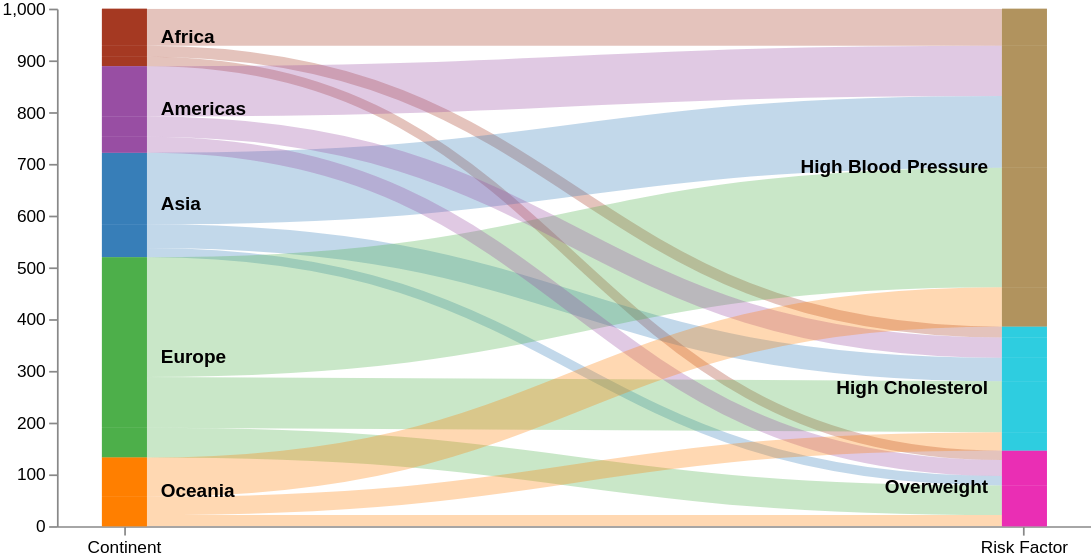

The specification (Vega-Lite) saved for this image:
### Vega specification from a JSON file in a GitHub repository (floating-point values rounded to 4 significant figures)
{"$schema": "https://vega.github.io/schema/vega/v5.2.json", "height": 300, "width": 600, "data": [{"name": "rawData", "values": [{"key": {"stk1": "Africa", "stk2": "Overweight"}, "doc_count": 18.47}, {"key": {"stk1": "Africa", "stk2": "High Cholesterol"}, "doc_count": 21.34}, {"key": {"stk1": "Africa", "stk2": "High Blood Pressure"}, "doc_count": 71.8}, {"key": {"stk1": "Asia", "stk2": "Overweight"}, "doc_count": 18.18}, {"key": {"stk1": "Asia", "stk2": "High Cholesterol"}, "doc_count": 45.59}, {"key": {"stk1": "Asia", "stk2": "High Blood Pressure"}, "doc_count": 138.5}, {"key": {"stk1": "Europe", "stk2": "Overweight"}, "doc_count": 57.43}, {"key": {"stk1": "Europe", "stk2": "High Cholesterol"}, "doc_count": 98.45}, {"key": {"stk1": "Europe", "stk2": "High Blood Pressure"}, "doc_count": 231.4}, {"key": {"stk1": "Americas", "stk2": "Overweight"}, "doc_count": 30.86}, {"key": {"stk1": "Americas", "stk2": "High Cholesterol"}, "doc_count": 39.15}, {"key": {"stk1": "Americas", "stk2": "High Blood Pressure"}, "doc_count": 97.32}, {"key": {"stk1": "Oceania", "stk2": "Overweight"}, "doc_count": 21.37}, {"key": {"stk1": "Oceania", "stk2": "High Cholesterol"}, "doc_count": 35.42}, {"key": {"stk1": "Oceania", "stk2": "High Blood Pressure"}, "doc_count": 76.09}], "transform": [{"type": "formula", "expr": "datum.key.stk1", "as": "stk1"}, {"type": "formula", "expr": "datum.key.stk2", "as": "stk2"}, {"type": "formula", "expr": "datum.doc_count", "as": "size"}]}, {"name": "nodes", "source": "rawData", "transform": [{"type": "filter", "expr": "!groupSelector || groupSelector.stk1 == datum.stk1 || groupSelector.stk2 == datum.stk2"}, {"type": "formula", "expr": "datum.stk1+datum.stk2", "as": "key"}, {"type": "fold", "fields": ["stk1", "stk2"], "as": ["stack", "grpId"]}, {"type": "formula", "expr": "datum.stack == 'stk1' ? datum.stk1+' '+datum.stk2 : datum.stk2+' '+datum.stk1", "as": "sortField"}, {"type": "stack", "groupby": ["stack"], "sort": {"field": "sortField", "order": "descending"}, "field": "size"}, {"type": "formula", "expr": "(datum.y0+datum.y1)/2", "as": "yc"}]}, {"name": "groups", "source": "nodes", "transform": [{"type": "aggregate", "groupby": ["stack", "grpId"], "fields": ["size"], "ops": ["sum"], "as": ["total"]}, {"type": "stack", "groupby": ["stack"], "sort": {"field": "grpId", "order": "descending"}, "field": "total"}, {"type": "formula", "expr": "scale('y', datum.y0)", "as": "scaledY0"}, {"type": "formula", "expr": "scale('y', datum.y1)", "as": "scaledY1"}, {"type": "formula", "expr": "datum.stack == 'stk1'", "as": "rightLabel"}, {"type": "formula", "expr": "datum.total/domain('y')[1]", "as": "percentage"}]}, {"name": "destinationNodes", "source": "nodes", "transform": [{"type": "filter", "expr": "datum.stack == 'stk2'"}]}, {"name": "edges", "source": "nodes", "transform": [{"type": "filter", "expr": "datum.stack == 'stk1'"}, {"type": "lookup", "from": "destinationNodes", "key": "key", "fields": ["key"], "as": ["target"]}, {"type": "linkpath", "orient": "horizontal", "shape": "diagonal", "sourceY": {"expr": "scale('y', datum.yc)"}, "sourceX": {"expr": "scale('x', 'stk1') + bandwidth('x')"}, "targetY": {"expr": "scale('y', datum.target.yc)"}, "targetX": {"expr": "scale('x', 'stk2')"}}, {"type": "formula", "expr": "range('y')[0]-scale('y', datum.size)", "as": "strokeWidth"}, {"type": "formula", "expr": "datum.size/domain('y')[1]", "as": "percentage"}]}], "scales": [{"name": "x", "type": "band", "range": "width", "domain": ["stk1", "stk2"], "paddingOuter": 0.05, "paddingInner": 0.95}, {"name": "y", "type": "linear", "range": "height", "domain": {"data": "nodes", "field": "y1"}}, {"name": "color", "type": "ordinal", "range": ["#a53922", "#377eb8", "#4daf4a", "#984ea3", "#ff7f00"], "domain": {"data": "rawData", "field": "stk1"}}, {"name": "color2", "type": "ordinal", "range": ["#ea2eb4", "#2ecde0", "#b1935e"], "domain": {"data": "rawData", "field": "stk2"}}, {"name": "stackNames", "type": "ordinal", "range": ["Continent", "Risk Factor"], "domain": ["stk1", "stk2"]}], "axes": [{"orient": "bottom", "scale": "x", "encode": {"labels": {"update": {"text": {"scale": "stackNames", "field": "value"}}}}}, {"orient": "left", "scale": "y"}], "marks": [{"type": "path", "name": "edgeMark", "from": {"data": "edges"}, "clip": true, "encode": {"update": {"stroke": [{"test": "groupSelector && groupSelector.stack=='stk1'", "scale": "color", "field": "stk2"}, {"scale": "color", "field": "stk1"}], "strokeWidth": {"field": "strokeWidth"}, "path": {"field": "path"}, "strokeOpacity": {"signal": "!groupSelector && (groupHover.stk1 == datum.stk1 || groupHover.stk2 == datum.stk2) ? 0.9 : 0.3"}, "zindex": {"signal": "!groupSelector && (groupHover.stk1 == datum.stk1 || groupHover.stk2 == datum.stk2) ? 1 : 0"}, "tooltip": {"signal": "{'Continent: ': datum.stk1, 'Risk Factor: ': datum.stk2, 'Death Rate (per 100,000 Population): ': format(datum.size, ',.2f')}"}}, "hover": {"strokeOpacity": {"value": 1}}}}, {"type": "rect", "name": "groupMark", "from": {"data": "groups"}, "encode": {"enter": {"fill": [{"test": "datum.stack == 'stk1'", "scale": "color", "field": "grpId"}, {"test": "datum.stack == 'stk2'", "scale": "color2", "field": "grpId"}], "width": {"scale": "x", "band": 1}}, "update": {"x": {"scale": "x", "field": "stack"}, "y": {"field": "scaledY0"}, "y2": {"field": "scaledY1"}, "fillOpacity": {"value": 0.6}, "tooltip": {"signal": "datum.grpId + '   ' + format(datum.total, ',.0f') + '   (' + format(datum.percentage, '.1%') + ')'"}}, "hover": {"fillOpacity": {"value": 1}}}}, {"type": "text", "from": {"data": "groups"}, "interactive": false, "encode": {"update": {"x": {"signal": "scale('x', datum.stack) + (datum.rightLabel ? bandwidth('x') + 8 : -8)"}, "yc": {"signal": "(datum.scaledY0 + datum.scaledY1)/2"}, "align": {"signal": "datum.rightLabel ? 'left' : 'right'"}, "baseline": {"value": "middle"}, "fontWeight": {"value": "bold"}, "text": {"signal": "abs(datum.scaledY0-datum.scaledY1) > 13 ? datum.grpId : ''"}}}}, {"type": "group", "data": [{"name": "dataForShowAll", "values": [{}], "transform": [{"type": "filter", "expr": "groupSelector"}]}], "encode": {"enter": {"xc": {"signal": "width/2"}, "y": {"value": 30}, "width": {"value": 80}, "height": {"value": 30}}}, "marks": [{"type": "group", "name": "groupReset", "from": {"data": "dataForShowAll"}, "encode": {"enter": {"cornerRadius": {"value": 6}, "fill": {"value": "#f5f5f5"}, "stroke": {"value": "#c1c1c1"}, "strokeWidth": {"value": 2}, "height": {"field": {"group": "height"}}, "width": {"field": {"group": "width"}}}, "update": {"opacity": {"value": 1}}, "hover": {"opacity": {"value": 0.7}}}, "marks": [{"type": "text", "interactive": false, "encode": {"enter": {"xc": {"field": {"group": "width"}, "mult": 0.5}, "yc": {"field": {"group": "height"}, "mult": 0.5, "offset": 2}, "align": {"value": "center"}, "baseline": {"value": "middle"}, "fontWeight": {"value": "bold"}, "text": {"value": "Show All"}}}}]}]}, {"type": "rect", "from": {"data": "nodes"}, "encode": {"enter": {"width": {"scale": "x", "band": 1}, "x": {"scale": "x", "field": "stack"}, "y": {"field": "y0", "scale": "y"}, "y2": {"field": "y1", "scale": "y"}, "fill": [{"test": "datum.stack == 'stk1'", "scale": "color", "field": "stk1"}, {"test": "datum.stack == 'stk2'", "scale": "color2", "field": "stk2"}]}}}], "signals": [{"name": "groupHover", "value": {}, "on": [{"events": "@groupMark:mouseover", "update": "{stk1:datum.stack=='stk1' && datum.grpId, stk2:datum.stack=='stk2' && datum.grpId}"}, {"events": "mouseout", "update": "{}"}]}, {"name": "groupSelector", "value": false, "on": [{"events": "@groupMark:click!", "update": "{stack:datum.stack, stk1:datum.stack=='stk1' && datum.grpId, stk2:datum.stack=='stk2' && datum.grpId}"}, {"events": [{"type": "click", "markname": "groupReset"}, {"type": "dblclick"}], "update": "false"}]}]}
